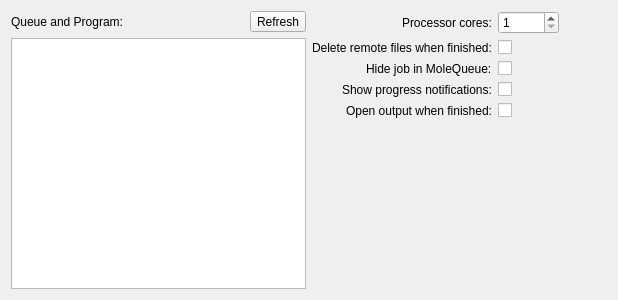
<?xml version="1.0" encoding="UTF-8"?>
<ui version="4.0">
 <class>Avogadro::QtGui::MoleQueueWidget</class>
 <widget class="QWidget" name="Avogadro::QtGui::MoleQueueWidget">
  <property name="geometry">
   <rect>
    <x>0</x>
    <y>0</y>
    <width>618</width>
    <height>300</height>
   </rect>
  </property>
  <property name="windowTitle">
   <string>Form</string>
  </property>
  <layout class="QHBoxLayout" name="horizontalLayout">
   <item>
    <layout class="QVBoxLayout" name="verticalLayout_3">
     <item>
      <layout class="QHBoxLayout" name="horizontalLayout_2">
       <item>
        <widget class="QLabel" name="label_4">
         <property name="sizePolicy">
          <sizepolicy hsizetype="Maximum" vsizetype="Preferred">
           <horstretch>0</horstretch>
           <verstretch>0</verstretch>
          </sizepolicy>
         </property>
         <property name="text">
          <string>Queue and Program:</string>
         </property>
        </widget>
       </item>
       <item>
        <spacer name="horizontalSpacer_2">
         <property name="orientation">
          <enum>Qt::Horizontal</enum>
         </property>
         <property name="sizeHint" stdset="0">
          <size>
           <width>40</width>
           <height>20</height>
          </size>
         </property>
        </spacer>
       </item>
       <item>
        <widget class="QToolButton" name="refreshProgramsButton">
         <property name="text">
          <string>Refresh</string>
         </property>
        </widget>
       </item>
      </layout>
     </item>
     <item>
      <widget class="QTreeView" name="queueListView">
       <property name="sizePolicy">
        <sizepolicy hsizetype="Expanding" vsizetype="Expanding">
         <horstretch>0</horstretch>
         <verstretch>0</verstretch>
        </sizepolicy>
       </property>
      </widget>
     </item>
    </layout>
   </item>
   <item>
    <layout class="QFormLayout" name="formLayout_2">
     <property name="fieldGrowthPolicy">
      <enum>QFormLayout::AllNonFixedFieldsGrow</enum>
     </property>
     <property name="labelAlignment">
      <set>Qt::AlignRight|Qt::AlignTrailing|Qt::AlignVCenter</set>
     </property>
     <item row="0" column="0">
      <widget class="QLabel" name="label_7">
       <property name="sizePolicy">
        <sizepolicy hsizetype="Maximum" vsizetype="Preferred">
         <horstretch>0</horstretch>
         <verstretch>0</verstretch>
        </sizepolicy>
       </property>
       <property name="toolTip">
        <string>&lt;html&gt;&lt;head/&gt;&lt;body&gt;&lt;p&gt;Number of processor cores to reserve for this job.&lt;/p&gt;&lt;/body&gt;&lt;/html&gt;</string>
       </property>
       <property name="text">
        <string>Processor cores:</string>
       </property>
       <property name="buddy">
        <cstring>numberOfCores</cstring>
       </property>
      </widget>
     </item>
     <item row="0" column="1">
      <layout class="QHBoxLayout" name="horizontalLayout_3">
       <item>
        <widget class="QSpinBox" name="numberOfCores">
         <property name="minimum">
          <number>1</number>
         </property>
         <property name="maximum">
          <number>65536</number>
         </property>
        </widget>
       </item>
       <item>
        <spacer name="horizontalSpacer_3">
         <property name="orientation">
          <enum>Qt::Horizontal</enum>
         </property>
         <property name="sizeHint" stdset="0">
          <size>
           <width>40</width>
           <height>20</height>
          </size>
         </property>
        </spacer>
       </item>
      </layout>
     </item>
     <item row="1" column="0">
      <widget class="QLabel" name="label">
       <property name="toolTip">
        <string>&lt;html&gt;&lt;head/&gt;&lt;body&gt;&lt;p&gt;Delete remote working files upon job completion. Results will still be copied to the local MoleQueue job cache first.&lt;/p&gt;&lt;/body&gt;&lt;/html&gt;</string>
       </property>
       <property name="text">
        <string>Delete remote files when finished:</string>
       </property>
       <property name="buddy">
        <cstring>cleanRemoteFiles</cstring>
       </property>
      </widget>
     </item>
     <item row="1" column="1">
      <widget class="QCheckBox" name="cleanRemoteFiles">
       <property name="text">
        <string/>
       </property>
      </widget>
     </item>
     <item row="2" column="0">
      <widget class="QLabel" name="label_2">
       <property name="toolTip">
        <string>&lt;html&gt;&lt;head/&gt;&lt;body&gt;&lt;p&gt;Check to prevent this job from showing up in the MoleQueue GUI by default.&lt;/p&gt;&lt;/body&gt;&lt;/html&gt;</string>
       </property>
       <property name="text">
        <string>Hide job in MoleQueue:</string>
       </property>
       <property name="buddy">
        <cstring>hideFromGui</cstring>
       </property>
      </widget>
     </item>
     <item row="3" column="0">
      <widget class="QLabel" name="label_3">
       <property name="toolTip">
        <string>&lt;html&gt;&lt;head/&gt;&lt;body&gt;&lt;p&gt;Show a system popup notification when the job's status changes.&lt;/p&gt;&lt;/body&gt;&lt;/html&gt;</string>
       </property>
       <property name="text">
        <string>Show progress notifications:</string>
       </property>
       <property name="buddy">
        <cstring>popupOnStateChange</cstring>
       </property>
      </widget>
     </item>
     <item row="2" column="1">
      <widget class="QCheckBox" name="hideFromGui">
       <property name="text">
        <string/>
       </property>
      </widget>
     </item>
     <item row="3" column="1">
      <widget class="QCheckBox" name="popupOnStateChange">
       <property name="text">
        <string/>
       </property>
      </widget>
     </item>
     <item row="4" column="1">
      <widget class="QCheckBox" name="openOutput">
       <property name="text">
        <string/>
       </property>
      </widget>
     </item>
     <item row="4" column="0">
      <widget class="QLabel" name="openOutputLabel">
       <property name="text">
        <string>Open output when finished:</string>
       </property>
       <property name="buddy">
        <cstring>openOutput</cstring>
       </property>
      </widget>
     </item>
    </layout>
   </item>
  </layout>
 </widget>
 <tabstops>
  <tabstop>refreshProgramsButton</tabstop>
  <tabstop>queueListView</tabstop>
  <tabstop>numberOfCores</tabstop>
  <tabstop>cleanRemoteFiles</tabstop>
  <tabstop>hideFromGui</tabstop>
  <tabstop>popupOnStateChange</tabstop>
  <tabstop>openOutput</tabstop>
 </tabstops>
 <resources/>
 <connections/>
</ui>
